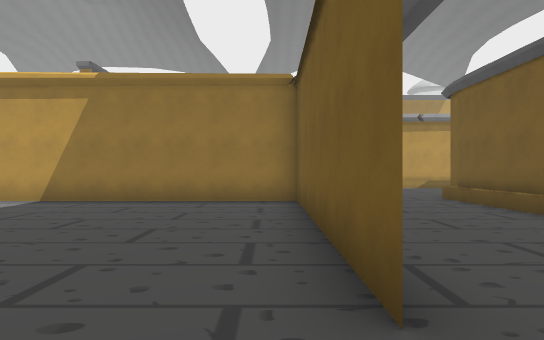
[1] (above)

21 first-person views from a walk through a 3-D level made in the Godot game engine. The camera is 1.4 m above the floor, looks level and sees 80° across. The floor is counted in squares, 2 m on a side. Each view is taken from the middle of a square. On the plan, view 1 faces up. The plan holds only what a view shows up to about 10 squares ahead; the rest is blank. The place goes on beyond the plan. Some surface patterns are stand-ins.

[2]
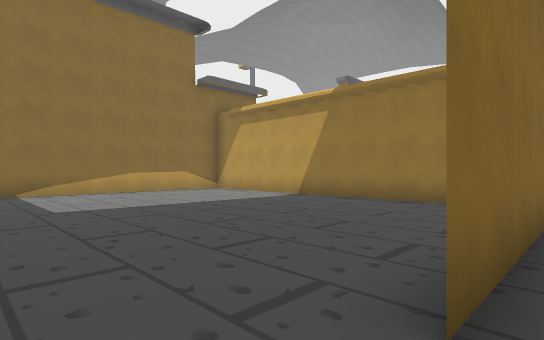

[3]
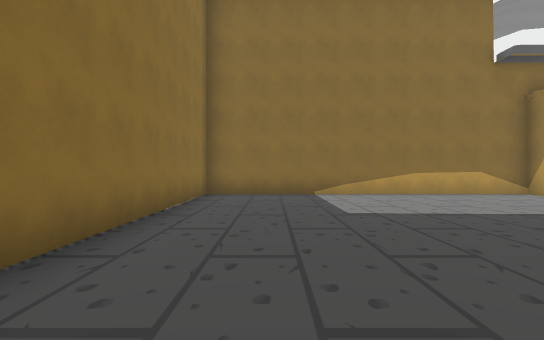

[4]
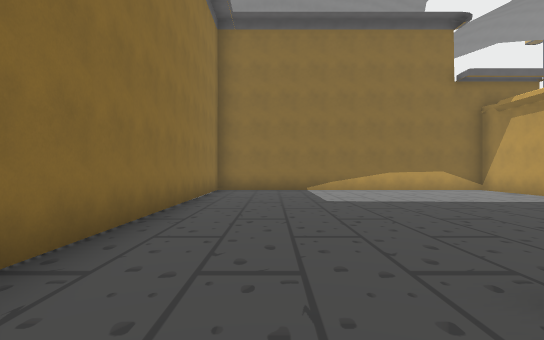

[5]
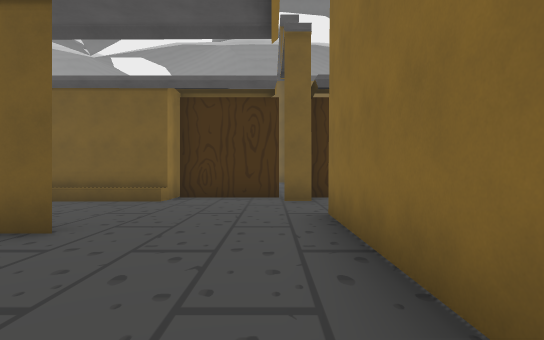

[6]
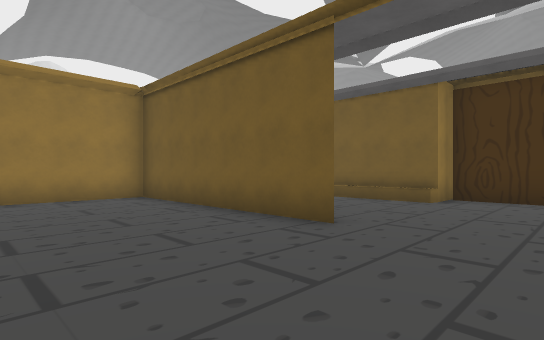

[7]
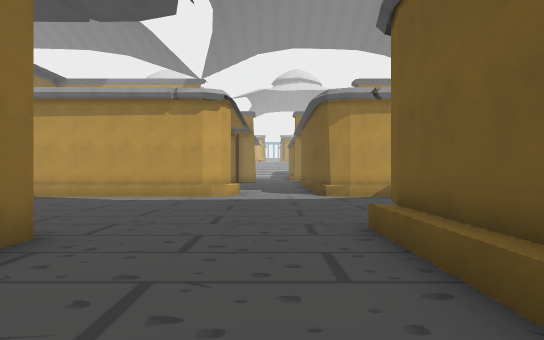

[8]
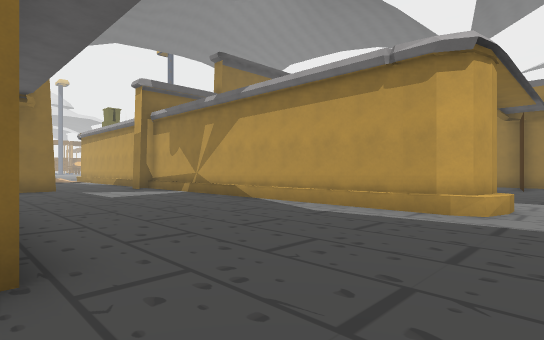

[9]
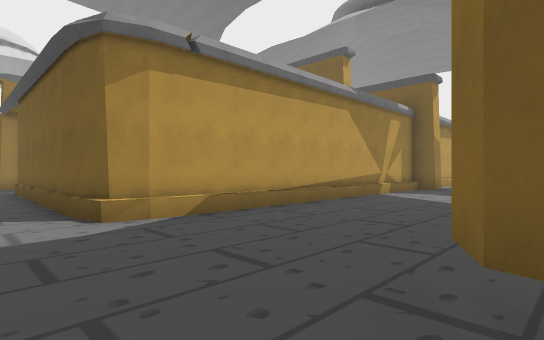

[10]
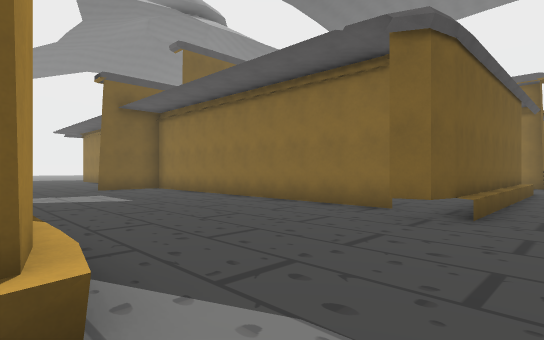

[11]
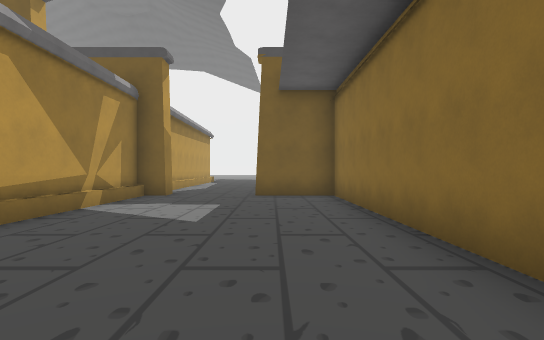

[12]
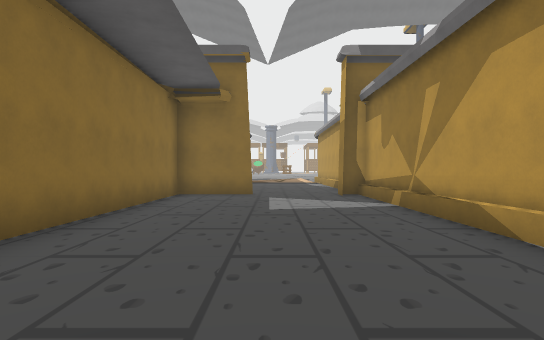

[13]
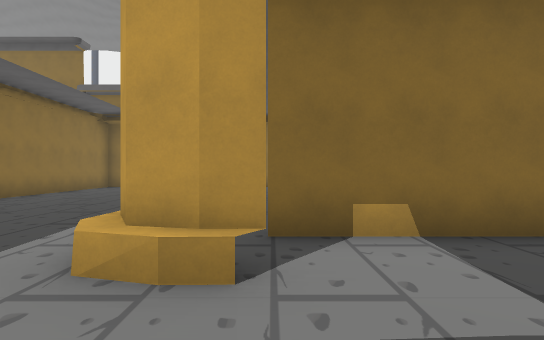

[14]
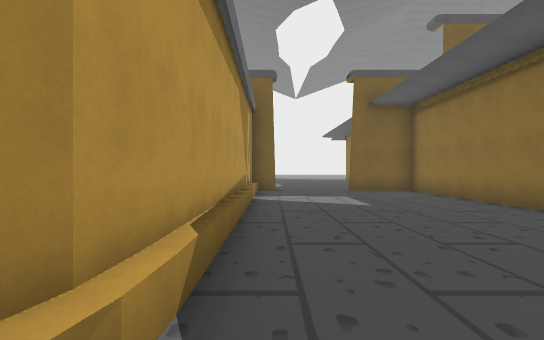

[15]
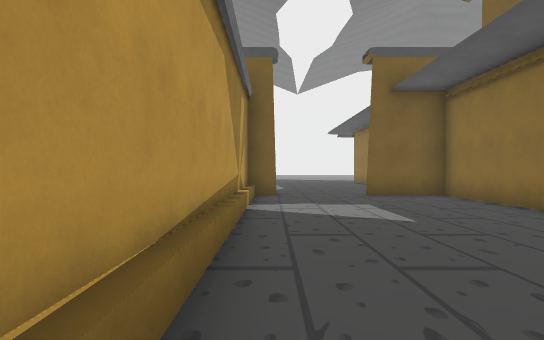

[16]
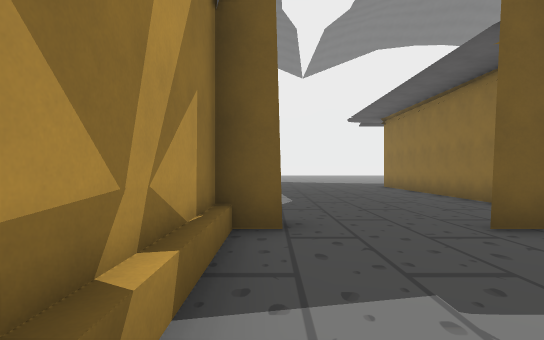

[17]
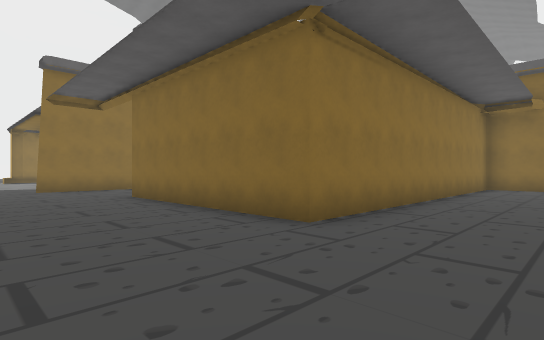

[18]
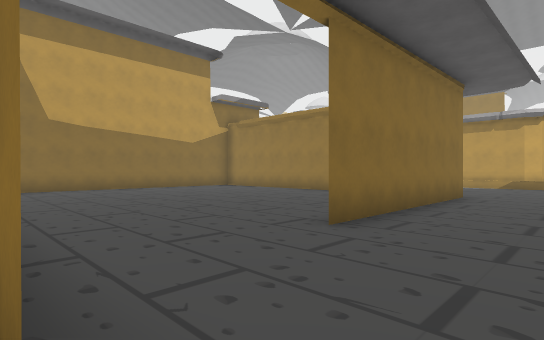

[19]
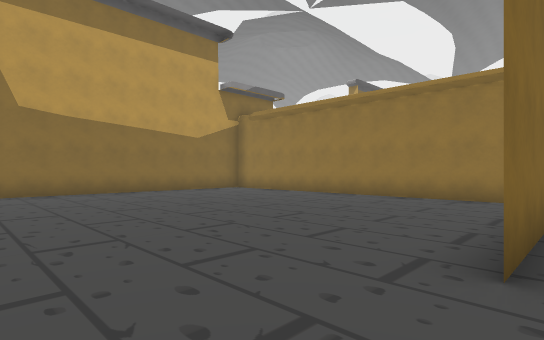

[20]
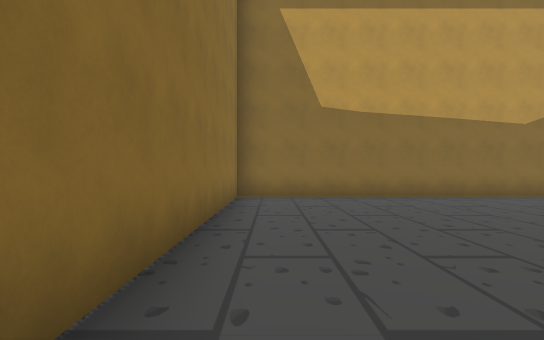

[21]
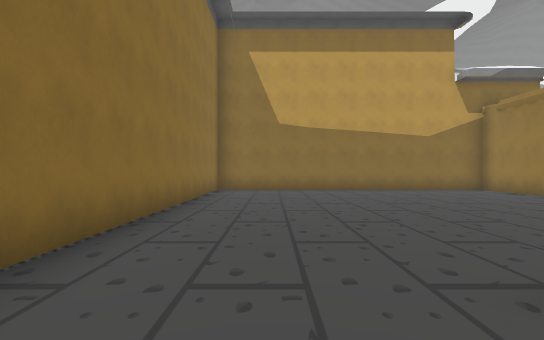

### Floor plan
Ten units are one square. View 1 is at (0, 0); x grows to the right and y downward. Boxes are objects, and circles mark ways between rooms. Rooms are numbered by the first view taken in them; rooms with no view inside come last. Other rooms are left out.
<svg viewBox="-97 -170 363 215">
<path fill="none" stroke="#000" d="M6 -14 6 -73 -92 -73M-92 -70 -92 19 21 19M53 13 53 -14M44 -77 46 -83 51 -86M52 -127 46 -128 44 -133 44 -165M6 -74 6 -69M55 -73 148 -73 148 -95M18 -135 16 -129 11 -127 -92 -127 -92 -120M17 -140 18 -134M6 -49 6 -14M6 -165 6 -139M45 -14 45 -79M148 -127 50 -127M-92 -95 -92 -70M-92 -73 -31 -73M155 -119 148 -119 148 -125M52 -125 44 -126 43 -132M20 -139 20 -133 18 -127 14 -125 -6 -125M42 -46 42 -80M-29 -125 -54 -125M96 -125 50 -125M42 -15 42 -45M148 -125 99 -125M261 19 256 19 261 19M165 -73 246 -73 246 -14M53 25 53 20M43 19 43 13M174 -73 160 -73M236 -73 191 -73M148 -60 148 19 239 19"/>
<circle cx="25" cy="-20" r="3" fill="#2a7"/>
<circle cx="35" cy="20" r="3" fill="#2a7"/>
<circle cx="150" cy="-105" r="3" fill="#2a7"/>
<circle cx="260" cy="0" r="3" fill="#2a7"/>
<text x="-30" y="-20">1</text>
<text x="30" y="-100">2</text>
<text x="260" y="40">3</text>
<text x="200" y="-20">4</text>
</svg>
Room 1 opens to room 2. Room 1 opens to room 3. Room 2 opens to room 3. Room 3 opens to room 4.

Where each view was taken, in squares from view 1:
view 1: 0 up, 0 right, facing up
view 2: 0 up, 1 right, facing up-left
view 3: 0 up, 0 right, facing left
view 4: 0 up, 2 right, facing left
view 5: 1 down, 3 left, facing right
view 6: 1 down, 3 left, facing up-right
view 7: 4 up, 3 right, facing up
view 8: 7 up, 3 right, facing up-left
view 9: 8 up, 3 right, facing up-right
view 10: 13 up, 3 right, facing down-right
view 11: 9 up, 6 right, facing right
view 12: 10 up, 0 right, facing left
view 13: 14 up, 4 right, facing left
view 14: 12 up, 4 right, facing right
view 15: 12 up, 6 right, facing right
view 16: 12 up, 11 right, facing right
view 17: 10 up, 28 right, facing down-left
view 18: 2 down, 27 right, facing up-left
view 19: 1 down, 25 right, facing up-left
view 20: 1 down, 23 right, facing left
view 21: 0 up, 26 right, facing left
